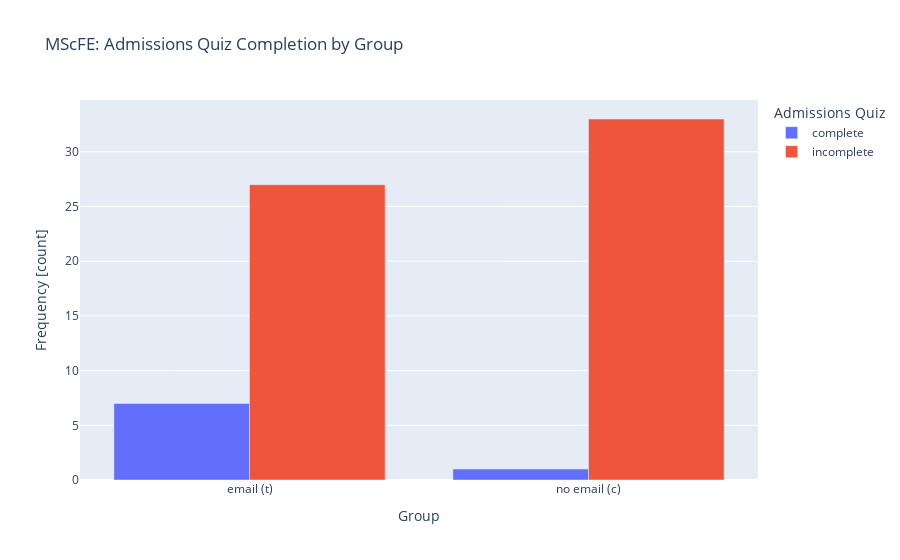

Notebook code cell kept with this figure:
### Code cell
# Create `build_contingency_bar` function
def build_contingency_bar():
    # Create side-by-side bar chart
    fig = px.bar(
        data_frame=data,
        barmode="group",
        title="MScFE: Admissions Quiz Completion by Group"
    )
    # Set axis labels
    fig.update_layout(
        xaxis_title="Group",
        yaxis_title="Frequency [count]",
        legend={"title": "Admissions Quiz"}
    )
    return fig

cb_fig = build_contingency_bar()

cb_fig.show()

### Figure 1 — Plotly figure (JSON) as saved in the notebook; plotly's stock layout.template omitted (floating-point values rounded to 4 significant figures)
{"data": [{"alignmentgroup": "True", "hovertemplate": "admissionsQuiz=complete<br>group=%{x}<br>value=%{y}<extra></extra>", "legendgroup": "complete", "marker": {"color": "#636efa", "pattern": {"shape": ""}}, "name": "complete", "offsetgroup": "complete", "orientation": "v", "showlegend": true, "textposition": "auto", "type": "bar", "x": ["email (t)", "no email (c)"], "xaxis": "x", "y": [7, 1], "yaxis": "y"}, {"alignmentgroup": "True", "hovertemplate": "admissionsQuiz=incomplete<br>group=%{x}<br>value=%{y}<extra></extra>", "legendgroup": "incomplete", "marker": {"color": "#EF553B", "pattern": {"shape": ""}}, "name": "incomplete", "offsetgroup": "incomplete", "orientation": "v", "showlegend": true, "textposition": "auto", "type": "bar", "x": ["email (t)", "no email (c)"], "xaxis": "x", "y": [27, 33], "yaxis": "y"}], "layout": {"barmode": "group", "legend": {"title": {"text": "Admissions Quiz"}, "tracegroupgap": 0}, "title": {"text": "MScFE: Admissions Quiz Completion by Group"}, "xaxis": {"anchor": "y", "domain": [0, 1], "title": {"text": "Group"}}, "yaxis": {"anchor": "x", "domain": [0, 1], "title": {"text": "Frequency [count]"}}}}
